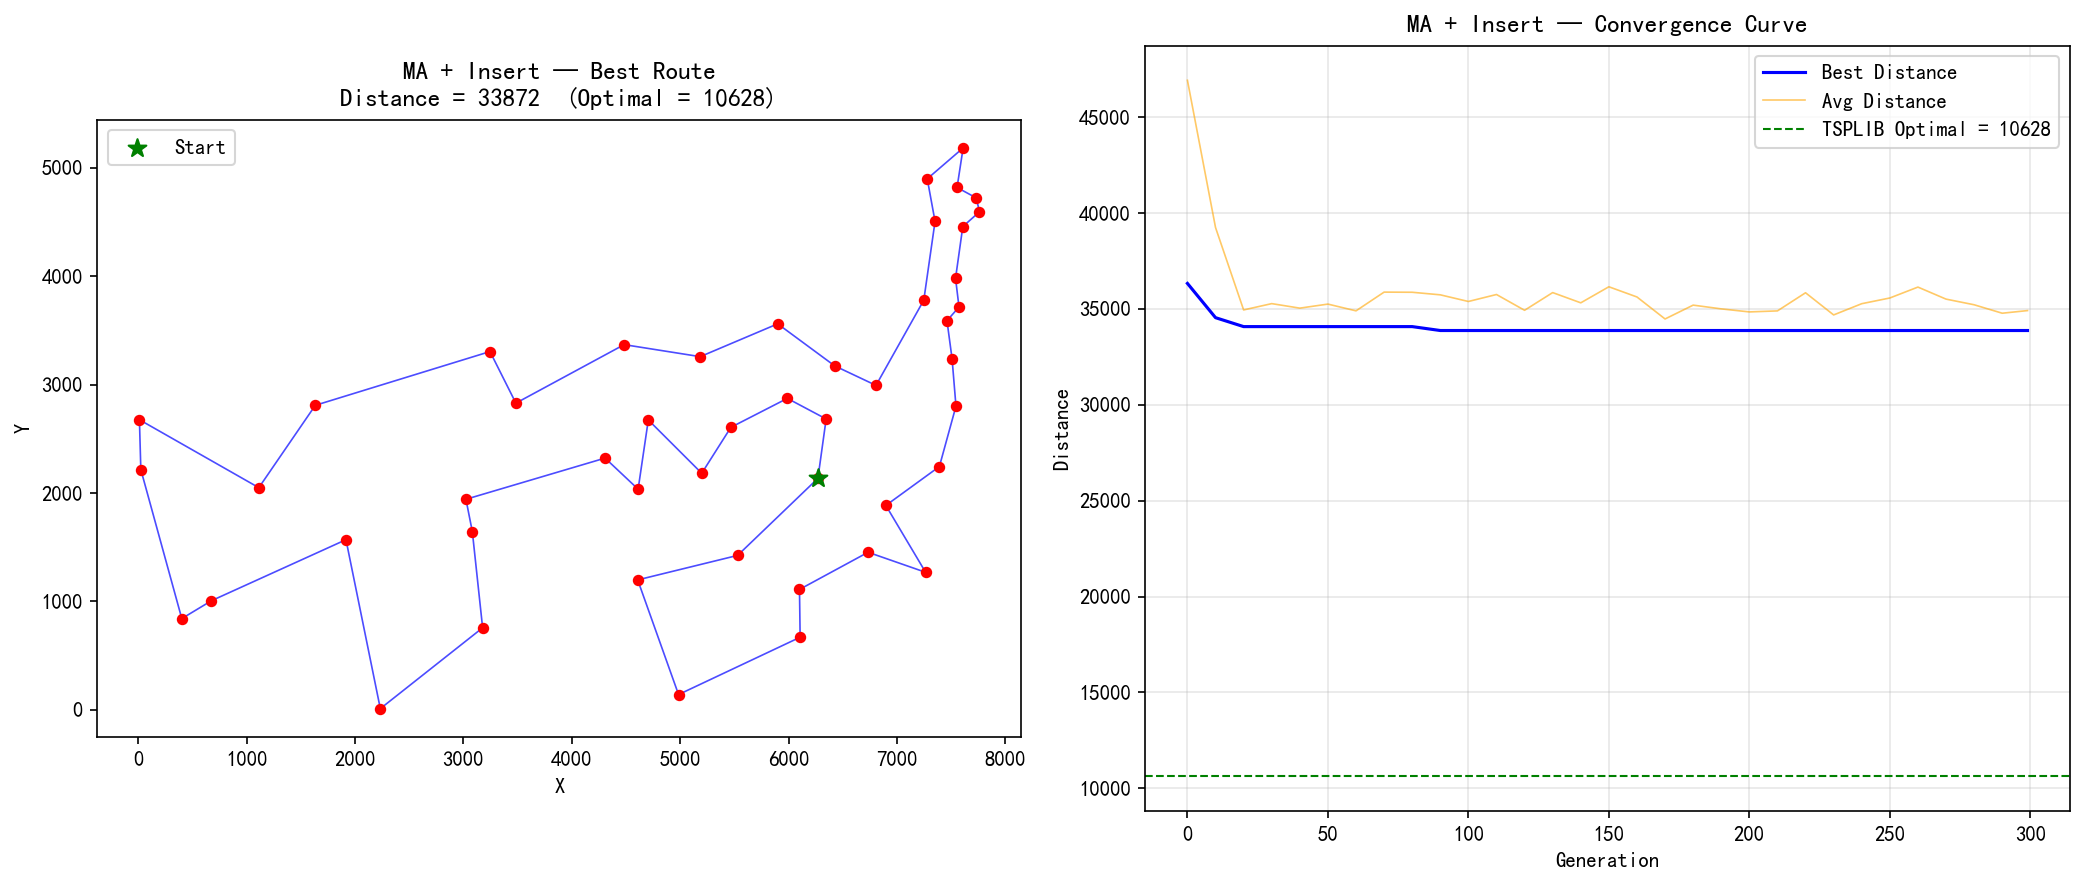

Source code (Python):
"""
MA_insert_att48.py — Memetic Algorithm (模因算法) 求解 TSP/ATT48
Local Search 算子: Insert (将一个城市移动到另一个位置)

MA = GA + Local Search
- GA 负责全局探索: 种群、选择、交叉、变异
- LS 负责局部精化: 对每个后代用 Insert 进行局部搜索
- Lamarckian 进化: LS 改善后的解写回染色体

Insert LS 策略: First-Improvement
  随机采样邻域，接受第一个改进的 Insert 移动，迭代至无法改进或达到上限。
"""

import math
import random
import time
import matplotlib.pyplot as plt
import matplotlib
matplotlib.rcParams['font.sans-serif'] = ['SimHei', 'Microsoft YaHei', 'DejaVu Sans']
matplotlib.rcParams['axes.unicode_minus'] = False

OPTIMAL = 10628

# ============================================================
# 1. 数据加载 & 距离计算
# ============================================================
def load_att48(filepath="att48.csv"):
    cities = []
    with open(filepath, "r") as f:
        for line in f:
            line = line.strip()
            if not line:
                continue
            parts = line.split(",")
            if len(parts) >= 2:
                cities.append((float(parts[0]), float(parts[1])))
    return cities


def calc_distance(city_a, city_b):
    dx = city_a[0] - city_b[0]
    dy = city_a[1] - city_b[1]
    return round(math.sqrt(dx * dx + dy * dy))


# 预计算距离矩阵 (全局变量)
_dist_matrix = None

def build_dist_matrix(cities):
    """预计算 n×n 距离矩阵，避免重复计算"""
    global _dist_matrix
    n = len(cities)
    _dist_matrix = [[0] * n for _ in range(n)]
    for i in range(n):
        for j in range(i + 1, n):
            d = calc_distance(cities[i], cities[j])
            _dist_matrix[i][j] = d
            _dist_matrix[j][i] = d


def d(a, b):
    """O(1) 距离查询"""
    return _dist_matrix[a][b]


def calc_total_distance(route, cities=None):
    dist = 0
    n = len(route)
    for i in range(n):
        dist += d(route[i], route[(i + 1) % n])
    return dist


# ============================================================
# 2. GA 算子
# ============================================================
def tournament_selection(population, fitness, k=3):
    n = len(population)
    selected = random.sample(range(n), k)
    best_idx = min(selected, key=lambda i: fitness[i])
    return population[best_idx][:]


def ox_crossover(parent1, parent2):
    n = len(parent1)
    i, j = sorted(random.sample(range(n), 2))
    child1 = [-1] * n
    child1[i : j + 1] = parent1[i : j + 1]
    fill_pos = (j + 1) % n
    for city in parent2[j + 1 :] + parent2[: j + 1]:
        if city not in child1:
            child1[fill_pos] = city
            fill_pos = (fill_pos + 1) % n
    child2 = [-1] * n
    child2[i : j + 1] = parent2[i : j + 1]
    fill_pos = (j + 1) % n
    for city in parent1[j + 1 :] + parent1[: j + 1]:
        if city not in child2:
            child2[fill_pos] = city
            fill_pos = (fill_pos + 1) % n
    return child1, child2


def inversion_mutation(route, pm=0.02):
    route = route[:]
    if random.random() < pm:
        n = len(route)
        i, j = sorted(random.sample(range(n), 2))
        route[i : j + 1] = list(reversed(route[i : j + 1]))
    return route


# ============================================================
# 3. Local Search: Insert (First-Improvement)
# ============================================================
def calc_insert_delta(route, cities, src, dst):
    """
    O(1) 增量计算 Insert 的距离变化。
    从位置 src 取出城市，插入到位置 dst。
    改变 3 条边。

    若 src < dst:  删除 (src-1,src), (src,src+1), (dst,dst+1)
                    添加 (src-1,src+1), (dst,src), (src,dst+1)
    若 src > dst:  删除 (src-1,src), (src,src+1), (dst-1,dst)
                    添加 (src-1,src+1), (dst-1,src), (src,dst)
    """
    n = len(route)
    if src == dst:
        return 0

    X = route[src]                          # 被移动的城市
    P = route[(src - 1) % n]                # src 的前驱
    Q = route[(src + 1) % n]                # src 的后继

    if src < dst:
        R = route[dst]                      # 插入位置 dst
        S = route[(dst + 1) % n]            # dst 的后继
        old_edges = d(P, X) + d(X, Q) + d(R, S)
        new_edges = d(P, Q) + d(R, X) + d(X, S)
    else:
        R = route[(dst - 1) % n]            # dst 的前驱
        S = route[dst]                      # 插入位置 dst
        old_edges = d(P, X) + d(X, Q) + d(R, S)
        new_edges = d(P, Q) + d(R, X) + d(X, S)

    return new_edges - old_edges


def local_search_insert(route, cities, max_iter=200):
    """
    Insert First-Improvement 局部搜索 (O(1) 增量计算 + 纯随机采样)。
    随机采样 (src, dst) 对，接受第一个改进，直至无法改进或达到上限。
    """
    n = len(cities)
    current = route[:]
    current_dist = calc_total_distance(current)

    improved = True
    iteration = 0
    while improved and iteration < max_iter:
        improved = False
        # 每轮随机采样 n*2 个候选 (src, dst)
        for _ in range(n * 5):
            src = random.randint(0, n - 1)
            dst = random.randint(0, n - 2)
            if dst >= src:
                dst += 1  # 确保 src != dst，均匀分布
            delta = calc_insert_delta(current, cities, src, dst)
            if delta < 0:
                city = current.pop(src)
                current.insert(dst, city)
                current_dist += delta
                improved = True
                iteration += 1
                break
        else:
            iteration += 1

    return current, current_dist


# ============================================================
# 4. Memetic Algorithm 主算法
# ============================================================
def memetic_algorithm(cities, pop_size=100, generations=500,
                       pc=0.9, pm=0.02, elite_size=2, tournament_k=3,
                       seed=42, record_interval=10):
    random.seed(seed)
    n = len(cities)

    population = []
    for _ in range(pop_size):
        route = list(range(n))
        random.shuffle(route)
        population.append(route)

    fitness = [calc_total_distance(ind, cities) for ind in population]

    best_idx = min(range(pop_size), key=lambda i: fitness[i])
    best_route = population[best_idx][:]
    best_dist = fitness[best_idx]

    history = []
    start_time = time.time()

    print(f"[MA+Insert] Pop={pop_size}, Gen={generations}, Pc={pc}, Pm={pm}")
    print(f"[MA+Insert] 初始最优 = {best_dist}")

    for gen in range(generations):
        offspring = []

        while len(offspring) < pop_size - elite_size:
            p1 = tournament_selection(population, fitness, tournament_k)
            p2 = tournament_selection(population, fitness, tournament_k)

            if random.random() < pc:
                c1, c2 = ox_crossover(p1, p2)
            else:
                c1, c2 = p1[:], p2[:]

            c1 = inversion_mutation(c1, pm)
            c2 = inversion_mutation(c2, pm)

            # ★ MA 核心: Insert Local Search
            c1, _ = local_search_insert(c1, cities)
            c2, _ = local_search_insert(c2, cities)

            offspring.append(c1)
            offspring.append(c2)

        offspring = offspring[: pop_size - elite_size]

        elite_indices = sorted(range(pop_size), key=lambda i: fitness[i])[:elite_size]
        elites = [population[i][:] for i in elite_indices]

        combined = elites + offspring
        combined_fitness = [calc_total_distance(ind, cities) for ind in combined]

        sorted_indices = sorted(range(len(combined)), key=lambda i: combined_fitness[i])
        population = [combined[i][:] for i in sorted_indices[:pop_size]]
        fitness = [combined_fitness[i] for i in sorted_indices[:pop_size]]

        if fitness[0] < best_dist:
            best_dist = fitness[0]
            best_route = population[0][:]

        if gen % record_interval == 0 or gen == generations - 1:
            avg_fitness = sum(fitness) / len(fitness)
            diversity = 0.0
            if len(population) > 1:
                best_edges = set()
                for i in range(n):
                    a, b = population[0][i], population[0][(i + 1) % n]
                    best_edges.add((min(a, b), max(a, b)))
                overlaps = []
                for ind in population[1:]:
                    shared = 0
                    for i in range(n):
                        a, b = ind[i], ind[(i + 1) % n]
                        if (min(a, b), max(a, b)) in best_edges:
                            shared += 1
                    overlaps.append(shared / n)
                diversity = 1.0 - (sum(overlaps) / len(overlaps))

            history.append((gen, best_dist, avg_fitness, diversity))

            if gen % (record_interval * 5) == 0 or gen == generations - 1:
                print(f"  [Gen {gen:4d}] Best={best_dist}, Avg={avg_fitness:.1f}, "
                      f"Div={diversity:.3f}")

    elapsed = time.time() - start_time
    print(f"[MA+Insert] 最终最优 = {best_dist}, 耗时 = {elapsed:.2f}s")
    return best_route, best_dist, history, elapsed


# ============================================================
# 5. 可视化
# ============================================================
def plot_results(cities, best_route, best_dist, history, output_path, optimal=OPTIMAL):
    fig, (ax1, ax2) = plt.subplots(1, 2, figsize=(14, 6))

    ordered = [cities[i] for i in best_route] + [cities[best_route[0]]]
    xs = [c[0] for c in ordered]
    ys = [c[1] for c in ordered]
    ax1.plot(xs, ys, "b-", linewidth=0.8, alpha=0.7)
    ax1.scatter(xs[:-1], ys[:-1], c="red", s=20, zorder=5)
    ax1.scatter([xs[0]], [ys[0]], c="green", s=80, marker="*", zorder=6, label="Start")
    ax1.set_title(f"MA + Insert — Best Route\nDistance = {best_dist}  (Optimal = {optimal})")
    ax1.set_xlabel("X")
    ax1.set_ylabel("Y")
    ax1.legend()
    ax1.set_aspect("equal")

    gens = [h[0] for h in history]
    bests = [h[1] for h in history]
    avgs = [h[2] for h in history]
    ax2.plot(gens, bests, "b-", linewidth=1.5, label="Best Distance")
    ax2.plot(gens, avgs, "orange", linewidth=0.8, alpha=0.6, label="Avg Distance")
    ax2.axhline(y=optimal, color="green", linestyle="--", linewidth=1, label=f"TSPLIB Optimal = {optimal}")
    ax2.set_title("MA + Insert — Convergence Curve")
    ax2.set_xlabel("Generation")
    ax2.set_ylabel("Distance")
    ax2.legend()
    ax2.grid(True, alpha=0.3)

    plt.tight_layout()
    plt.savefig(output_path, dpi=150, bbox_inches="tight")
    plt.close()
    print(f"[图片] 已保存至 {output_path}")


# ============================================================
# 6. 生成 Markdown 报告
# ============================================================
def generate_report(history, best_dist, best_route, elapsed, params, output_path, optimal=OPTIMAL):
    gap = best_dist - optimal
    gap_pct = (gap / optimal) * 100

    report = f"""# MA + Insert — TSP/ATT48 实验报告

## 算法配置

| 参数 | 值 |
|------|----|
| 问题 | TSP / ATT48 |
| 城市数 | 48 |
| 算法 | **Memetic Algorithm (模因算法) = GA + Insert Local Search** |
| 种群大小 | {params['pop_size']} |
| 进化代数 | {params['generations']} |
| 编码方式 | 排列编码 (Permutation) |
| 选择策略 | 锦标赛选择 (k={params['tournament_k']}) |
| 交叉算子 | OX (Order Crossover), Pc={params['pc']} |
| 变异算子 | Inversion (逆转变异), Pm={params['pm']} |
| 精英保留 | {params['elite_size']} |
| **Local Search** | **Insert First-Improvement (随机采样至局部最优)** |
| LS 策略 | Lamarckian (改善后的基因写回染色体) |
| LS 应用范围 | 所有后代 (offspring) |
| 种群更新 | μ+λ 选择 |
| 随机种子 | {params['seed']} |
| TSPLIB 理论最优 | **{optimal}** |

## 邻域算子说明

**Insert First-Improvement Local Search:**

在路径中选取一个城市，将其移动到另一个位置:
- 操作: pop(i) → insert(j)，相当于子路径的旋转
- 改变 3 条边，保持剩余城市的相对顺序
- First-Improvement 策略: 发现第一个改进就接受
- 迭代至无法改进或达到上限 (200)

## 运行结果

| 指标 | 值 |
|------|----|
| 最优距离 | {best_dist} |
| 运行耗时 | {elapsed:.2f}s |
| 与理论最优差距 | {gap} ({gap_pct:.1f}%) |

## 收敛过程

| 代数 | 最优值 | 平均值 | 多样性 (1-重叠率) |
|------|--------|--------|-------------------|
"""

    key_points = []
    if history:
        key_points.append(history[0])
        step = max(1, len(history) // 10)
        for i in range(step, len(history) - 1, step):
            key_points.append(history[i])
        if history[-1] not in key_points:
            key_points.append(history[-1])

    for h in key_points:
        report += f"| {h[0]} | {h[1]} | {h[2]:.1f} | {h[3]:.3f} |\n"

    report += f"""
| {history[-1][0]} (最终) | {best_dist} | {history[-1][2]:.1f} | {history[-1][3]:.3f} |

## 最优路径序列

```
"""

    cities_in_order = [str(c + 1) for c in best_route]
    for k in range(0, len(cities_in_order), 12):
        report += " → ".join(cities_in_order[k : k + 12])
        if k + 12 < len(cities_in_order):
            report += " →\n"
    report += f" → {cities_in_order[0]}  (回到起点)\\n"
    report += """
```

## 算法分析

### MA + Insert 的特点

Insert 算子保持了子路径的相对顺序，适合精细调整:
- 一次 Insert 只改变 3 条边，扰动更加"局部化"
- 邻域大小 = 2256，是所有三种算子中最大的
- 适合在已有较好解的基础上进行微调
- 在 VRP、调度等问题中是比 2-opt 更自然的邻域定义

### 三种 MA 变体的 LS 算子对比

| 特性 | MA + 2-opt | MA + Swap | MA + Insert |
|------|-----------|-----------|-------------|
| LS 搜索策略 | Best-Improvement (全扫描) | First-Improvement | First-Improvement |
| 邻域大小 | 1128 | 1128 | 2256 |
| 改变边数 | 2 | 2~4 | 3 |
| 子路径顺序 | 反转 | 打乱 | 保持(旋转) |
| LS 收敛保证 | 保证局部最优 | 近似 | 近似 |
| TSP 专用性 | ★★★ | ★☆☆ | ★★☆ |
"""

    report += f"""
## 输出图片

![MA + Insert 结果](MA_insert_att48.png)
"""

    with open(output_path, "w", encoding="utf-8") as f:
        f.write(report)
    print(f"[报告] 已保存至 {output_path}")


# ============================================================
# 7. 主程序入口
# ============================================================
if __name__ == "__main__":
    cities = load_att48("att48.csv")
    print(f"加载 ATT48 数据集: {len(cities)} 个城市")
    print(f"TSPLIB 理论最优: {OPTIMAL}")

    params = {
        "pop_size": 100,
        "generations": 300,
        "pc": 0.9,
        "pm": 0.02,
        "elite_size": 2,
        "tournament_k": 3,
        "seed": 42,
    }

    # 预计算距离矩阵 (加速)
    build_dist_matrix(cities)

    best_route, best_dist, history, elapsed = memetic_algorithm(
        cities,
        pop_size=params["pop_size"],
        generations=params["generations"],
        pc=params["pc"],
        pm=params["pm"],
        elite_size=params["elite_size"],
        tournament_k=params["tournament_k"],
        seed=params["seed"],
        record_interval=10,
    )

    plot_results(cities, best_route, best_dist, history, "MA_insert_att48.png")
    generate_report(history, best_dist, best_route, elapsed, params, "MA_insert_report.md")

    print(f"\n=== 完成 ===")
    print(f"最优距离: {best_dist}")
    print(f"与最优解差距: {best_dist - OPTIMAL} ({(best_dist - OPTIMAL) / OPTIMAL * 100:.1f}%)")
    print(f"耗时: {elapsed:.2f}s")
